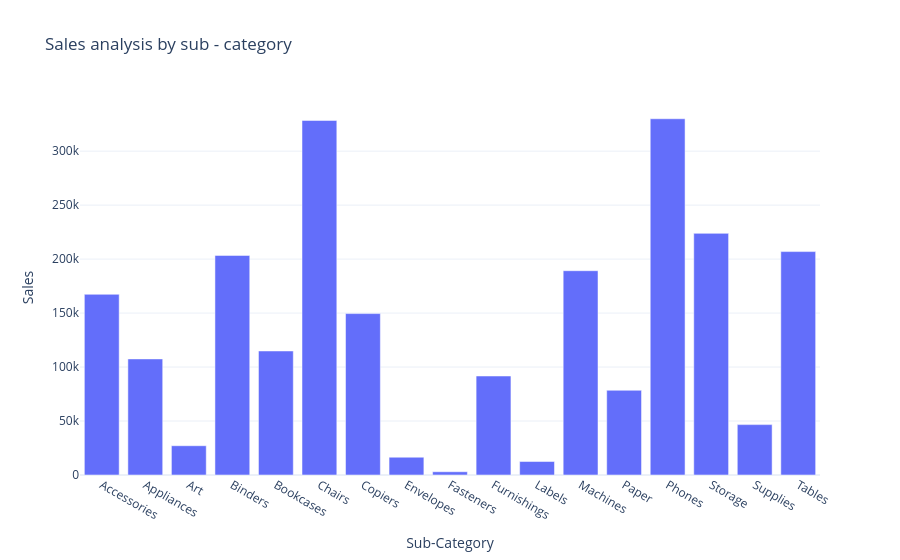

Notebook source saved alongside this figure:
### Markdown cell above
# Sales Analysis by sub category

### Code cell
sales_by_subcategory = data.groupby('Sub-Category')['Sales'].sum().reset_index()
fig = px.bar(sales_by_subcategory,x='Sub-Category',y = 'Sales', title ="Sales analysis by sub - category")
fig.show()

### Figure 1 — Plotly figure (JSON) as saved in the notebook; plotly's stock layout.template omitted (floating-point values rounded to 4 significant figures)
{"data": [{"hovertemplate": "Sub-Category=%{x}<br>Sales=%{y}<extra></extra>", "legendgroup": "", "marker": {"color": "#636efa", "pattern": {"shape": ""}}, "name": "", "orientation": "v", "showlegend": false, "textposition": "auto", "type": "bar", "x": ["Accessories", "Appliances", "Art", "Binders", "Bookcases", "Chairs", "Copiers", "Envelopes", "Fasteners", "Furnishings", "Labels", "Machines", "Paper", "Phones", "Storage", "Supplies", "Tables"], "xaxis": "x", "y": [167400.0, 107500.0, 27120.0, 203400.0, 114900.0, 328400.0, 149500.0, 16480.0, 3024.0, 91710.0, 12490.0, 189200.0, 78480.0, 330000.0, 223800.0, 46670.0, 207000.0], "yaxis": "y"}], "layout": {"barmode": "relative", "legend": {"tracegroupgap": 0}, "title": {"text": "Sales analysis by sub - category"}, "xaxis": {"anchor": "y", "domain": [0, 1], "title": {"text": "Sub-Category"}}, "yaxis": {"anchor": "x", "domain": [0, 1], "title": {"text": "Sales"}}}}
